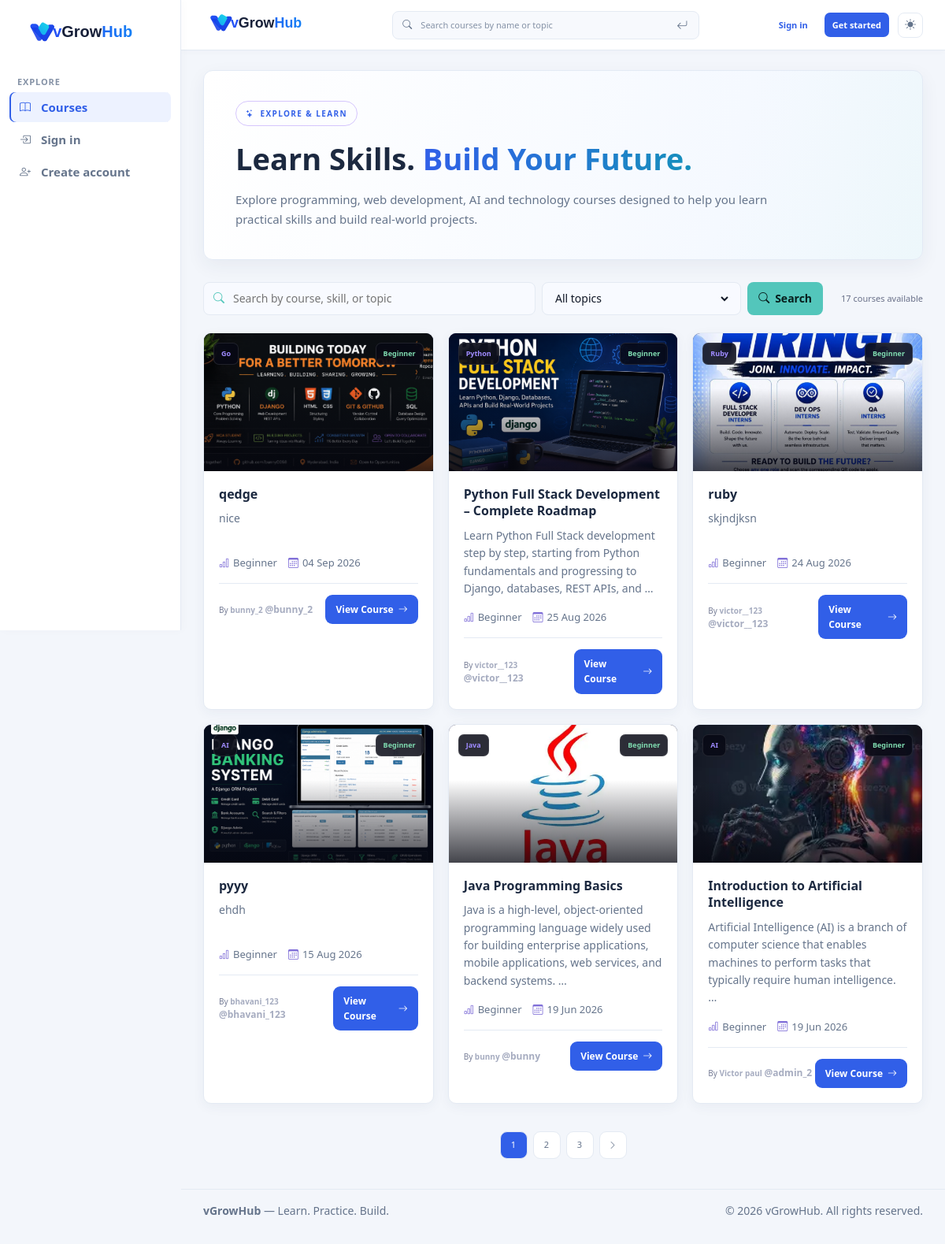
The app's page /courses/, older data.
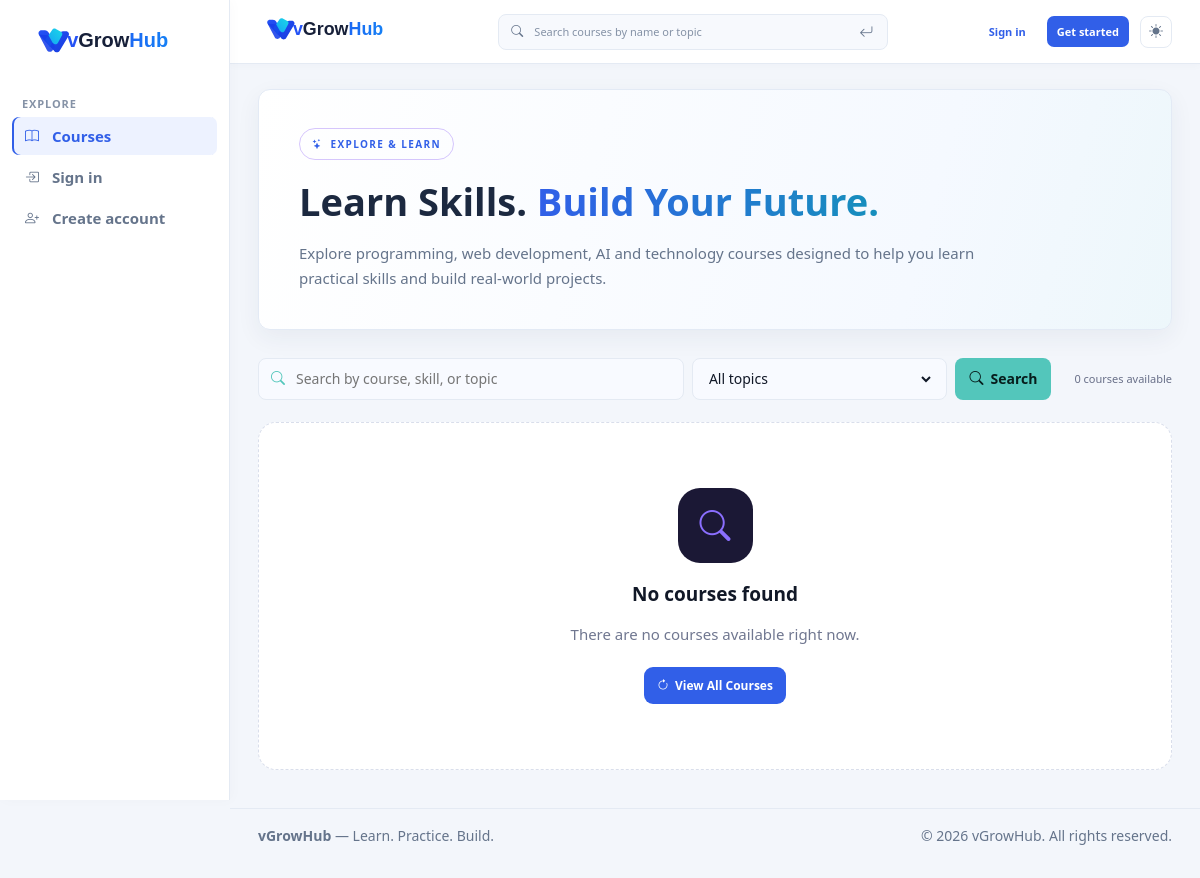
The same page, newer data.
### blog/models.py (models this page shows, shortened)
class Post(models.Model):
    STATUS_CHOICES = [
        ('DRAFT', 'Draft'),
        ('PUBLISHED', 'Published'),
        ('ARCHIVED', 'Archived'),
    ]
    CATEGORY_CHOICES = [
        ('Python', 'Python'),
        ('Django', 'Django'),
        ('AI', 'AI'),
        ('Java', 'Java'),
        ('JavaScript', 'JavaScript'),
        ('C++', 'C++'),
        ('C#', 'C#'),
        ('PHP', 'PHP'),
        ('Ruby', 'Ruby'),
        ('Go', 'Go'),
        ('Swift', 'Swift'),
        ('Kotlin', 'Kotlin'),
        ('Rust', 'Rust'),
        ('TypeScript', 'TypeScript'),
        ('SQL', 'SQL'),
        ('HTML/CSS', 'HTML/CSS'),
        ('Other', 'Other'),
    ]
    DIFFICULTY_CHOICES = [
        ('Beginner', 'Beginner'),
        ('Intermediate', 'Intermediate'),
        ('Advanced', 'Advanced'),
    ]
    title = models.CharField(
        max_length=100
    )
    slug = models.SlugField(
        max_length=180,
        unique=True,
        blank=True,
    )
    category = models.CharField(
        max_length=20,
        choices=CATEGORY_CHOICES,
        default='Python'
    )
    description = models.TextField(
        blank=True
    )
    difficulty = models.CharField(
        max_length=20,
        choices=DIFFICULTY_CHOICES,
        default='Beginner'
    )
    what_you_learn = models.TextField(
        blank=True
    )
    content = models.TextField()
    status = models.CharField(
        max_length=20,
        choices=STATUS_CHOICES,
        default='PUBLISHED',
    )
    sequential_learning = models.BooleanField(default=False)
    image = models.ImageField(
        upload_to='posts/',
        blank=True,
        null=True
    )
    author = models.ForeignKey(
        User,
        on_delete=models.CASCADE
    )
    created_at = models.DateTimeField(
        auto_now_add=True
    )

class UserProfile(models.Model):
    GOAL_CHOICES = [
        ('python', 'Learn Python'),
        ('full_stack', 'Become a Full Stack Developer'),
        ('django', 'Learn Django'),
        ('dsa', 'Improve DSA'),
        ('interview', 'Prepare for Interviews'),
        ('projects', 'Build Projects'),
        ('job', 'Get Job Ready'),
        ('other', 'Other'),
        ('skill', 'Learn a New Skill'),
    ]
    user = models.OneToOneField(
        User,
        on_delete=models.CASCADE,
        related_name='profile_data'
    )
    display_name = models.CharField(
        max_length=150,
        blank=True,
        default=''
    )
    profile_picture = models.ImageField(
        upload_to='profile_pictures/',
        blank=True,
        null=True
    )
    is_private = models.BooleanField(
        default=False
    )
    goal = models.CharField(
        max_length=20,
        choices=GOAL_CHOICES,
        blank=True,
        null=True
    )
    onboarding_completed = models.BooleanField(
        default=True
    )
    is_deactivated = models.BooleanField(
        default=False
    )
    deactivated_at = models.DateTimeField(
        null=True,
        blank=True,
    )
    deletion_requested_at = models.DateTimeField(
        null=True,
        blank=True,
    )
    scheduled_deletion_at = models.DateTimeField(
        null=True,
        blank=True,
    )
    created_at = models.DateTimeField(
        auto_now_add=True
    )
    updated_at = models.DateTimeField(
        auto_now=True
    )

### blog/views.py (the view)
# urls.py: path('', include('blog.urls', namespace='blog')),
def blog(request):
    search = request.GET.get('search', '').strip()
    category = request.GET.get('category', '').strip()
    posts = Post.objects.filter(
        _user_content_visibility_filter('author', request.user)
    ).order_by('-created_at')
    if search:
        posts = posts.filter(
            title__icontains=search
        )
    if category:
        posts = posts.filter(
            category__iexact=category
        )
    paginator = Paginator(posts, 6)
    page_number = request.GET.get('page')
    posts = paginator.get_page(page_number)
    context = {
        'title': 'Courses',
        'posts': posts,
        'search': search,
        'category': category,
        'categories': Post.objects.exclude(category='').values_list(
            'category', flat=True
        ).distinct().order_by('category'),
    }
    return render(
        request,
        'blog/blog.html',
        context
    )

### templates/blog/blog.html (shortened to what this page needs)
{% extends "blog/base.html" %}
{% load static %}
{% block content %}
<div class="courses-page">
    <section class="courses-hero">
        <div class="courses-hero-content">
            <div class="courses-eyebrow">
                <i class="bi bi-stars"></i>
                Explore & Learn
            </div>
            <h1>
                Learn Skills.
                <span>Build Your Future.</span>
            </h1>
            <p>
                Explore programming, web development,
                AI and technology courses designed to help
                you learn practical skills and build
                real-world projects.
            </p>
        </div>
    </section>
    <div class="courses-toolbar">
        <form method="get" class="course-search-form" role="search">
            <label class="course-search-field">
                <i class="bi bi-search" aria-hidden="true"></i>
                <input type="search" name="search" value="{{ search }}" aria-label="Search courses"
                    placeholder="Search by course, skill, or topic">
            </label>
            <label class="course-category-field">
                <select name="category" aria-label="Filter by course topic">
                    <option value="">All topics</option>
                </select>
            </label>
            <button type="submit" class="course-search-button">
                <i class="bi bi-search" aria-hidden="true"></i> Search
            </button>
        </form>
        <div class="course-count">
            {% if posts.paginator %}
            {{ posts.paginator.count }}
            {% else %}
            {{ posts|length }}
            {% endif %}
            courses available
        </div>
    </div>
    {% if posts %}
    <div class="courses-grid">
        {% for post in posts %}
        <article class="course-card" data-category="{{ post.category }}">
            <div class="course-image">
                {% if post.image %}
                <img src="{{ post.image.url }}" alt="{{ post.title }}">
                {% else %}
                <div class="no-image">
                    <i class="bi bi-code-square"></i>
                </div>
                {% endif %}
                <div class="image-overlay"></div>
                <div class="category-badge">
                    {{ post.category }}
                </div>
                <div class="difficulty-badge">
                    {{ post.difficulty }}
                </div>
            </div>
            <div class="course-body">
                <a href="{% url 'blog:post_detail' post.slug %}" class="course-title-link" aria-label="View course: {{ post.title }}">
                    {{ post.title }}
                    </a>
                <div class="course-description">
                    {% if post.description %}
                    {{ post.description|truncatewords:20 }}
                    {% elif post.content %}
                    {{ post.content|striptags|truncatewords:20 }}
                    {% else %}
                    Learn practical skills
                    and build real-world
                    projects with this course.
                    {% endif %}
                </div>
                <div class="course-meta">
                    <span>
                        <i class="bi bi-bar-chart"></i>
                        {{ post.difficulty }}
                    </span>
                    <span>
                        <i class="bi bi-calendar3"></i>
                        {{ post.created_at|date:"d M Y" }}
                    </span>
                </div>
                <div class="course-footer">
                    <div class="instructor">
                        By
                        <strong>
                            {{ post.author.profile_data.display_name|default:post.author.username }}
                            <small>@{{ post.author.username|lower }}</small>
                        </strong>
                    </div>
                    <a href="{% url 'blog:post_detail' post.slug %}" class="view-course">
                        View Course
                        <i class="bi bi-arrow-right"></i>
                    </a>
                </div>
            </div>
        </article>
        {% endfor %}
    </div>
    {% if posts.paginator.num_pages > 1 %}
    <div class="courses-pagination">
        <div class="pagination-links">
            {% for num in posts.paginator.page_range %}
            {% if posts.number == num %}
            <a href="?page={{ num }}{% if search %}&search={{ search|urlencode }}{% endif %}{% if category %}&category={{ category|urlencode }}{% endif %}"
                class="page-btn active">
                {{ num }}
            </a>
            {% else %}
            <a href="?page={{ num }}{% if search %}&search={{ search|urlencode }}{% endif %}{% if category %}&category={{ category|urlencode }}{% endif %}"
                class="page-btn">
                {{ num }}
            </a>
            {% endif %}
            {% endfor %}
            {% if posts.has_next %}
            <a href="?page={{ posts.next_page_number }}{% if search %}&search={{ search|urlencode }}{% endif %}{% if category %}&category={{ category|urlencode }}{% endif %}"
                class="page-btn">
                <i class="bi bi-chevron-right"></i>
            </a>
            {% endif %}
        </div>
    </div>
    {% endif %}
    {% else %}
    <div class="courses-empty">
        <div class="courses-empty-icon">
            <i class="bi bi-search"></i>
        </div>
        <h3>
            No courses found
        </h3>
        <p>
            {% if search or category %}
            No courses matched your search{% if search %} for "{{ search }}"{% endif %}{% if category %} in {{ category
            }}{% endif %}.
            {% else %}
            There are no courses available right now.
            {% endif %}
        </p>
        <a href="{% url 'blog:blogpage' %}" class="view-course">
            <i class="bi bi-arrow-clockwise"></i>
            View All Courses
        </a>
    </div>
    {% endif %}
</div>
{% endblock %}

Row changes from the older to the newer data that the page shows:
removed Post: image (picture), category "Go", difficulty "Beginner", title "qedge", description "nice", created_at "04 Sep 2026", author.profile_data.display_name "bunny_2", author.username "bunny_2"
removed Post: image (picture), category "Python", difficulty "Beginner", title "Python Full Stack Development – Complete Roadmap", description "Learn Python Full Stack development step by step, starting from Python fundamentals and progressing to Django, databases, REST APIs, and …", created_at "25 Aug 2026", author.profile_data.display_name "victor__123", author.username "victor__123"
removed Post: image (picture), category "Ruby", difficulty "Beginner", title "ruby", content "skjndjksn", created_at "24 Aug 2026", author.profile_data.display_name "victor__123", author.username "victor__123"
removed Post: image (picture), category "AI", difficulty "Beginner", title "pyyy", content "ehdh", created_at "15 Aug 2026", author.profile_data.display_name "bhavani_123", author.username "bhavani_123"
removed Post: image (picture), category "Java", difficulty "Beginner", title "Java Programming Basics", content "Java is a high-level, object-oriented programming language widely used for building enterprise applications, mobile applications, web services, and backend systems. …", created_at "19 Jun 2026", author.profile_data.display_name "bunny", author.username "bunny"
removed Post: image (picture), category "AI", difficulty "Beginner", title "Introduction to Artificial Intelligence", content "Artificial Intelligence (AI) is a branch of computer science that enables machines to perform tasks that typically require human intelligence. …", created_at "19 Jun 2026", author.profile_data.display_name "Victor paul", author.username "admin_2"
Text that changed along with them:
{{ posts.paginator.count }}: "17" → "0"
text now shown: "No courses found There are no courses available right now. View All Courses"
list line gone: "1"
list line gone: "2"
list line gone: "3"
